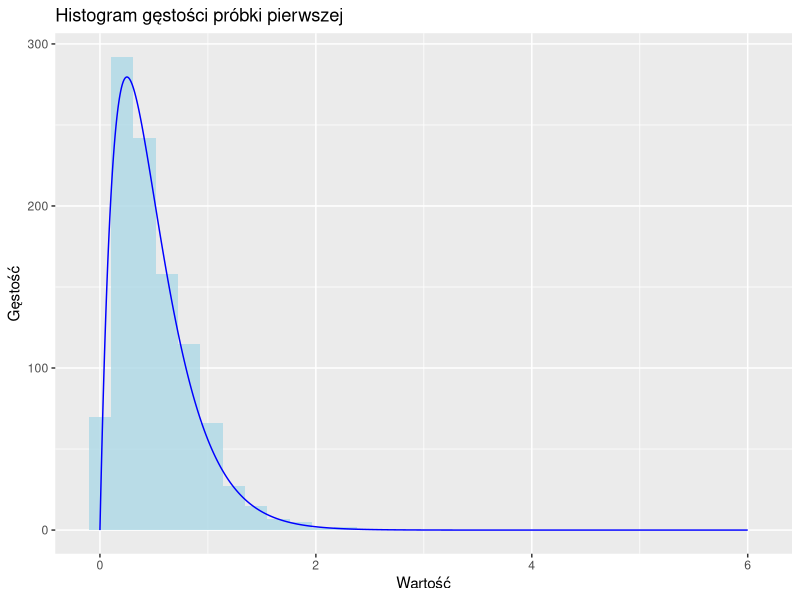
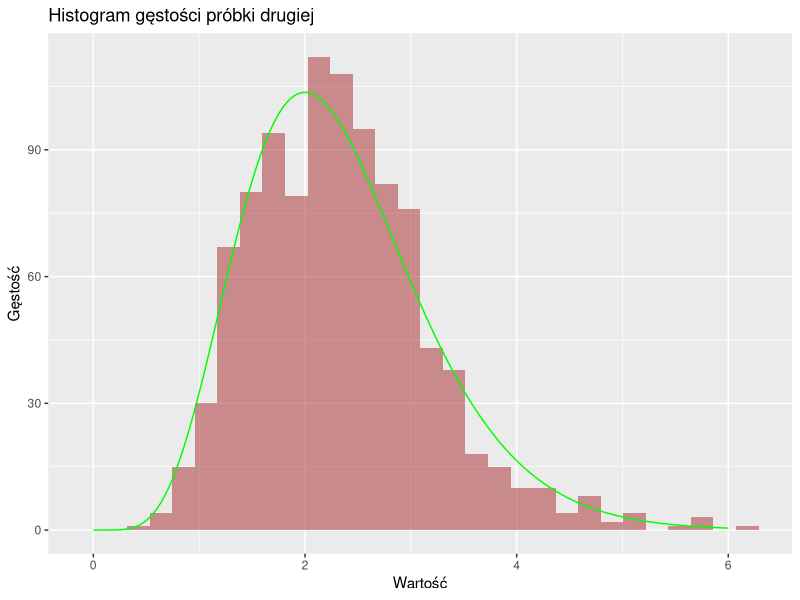
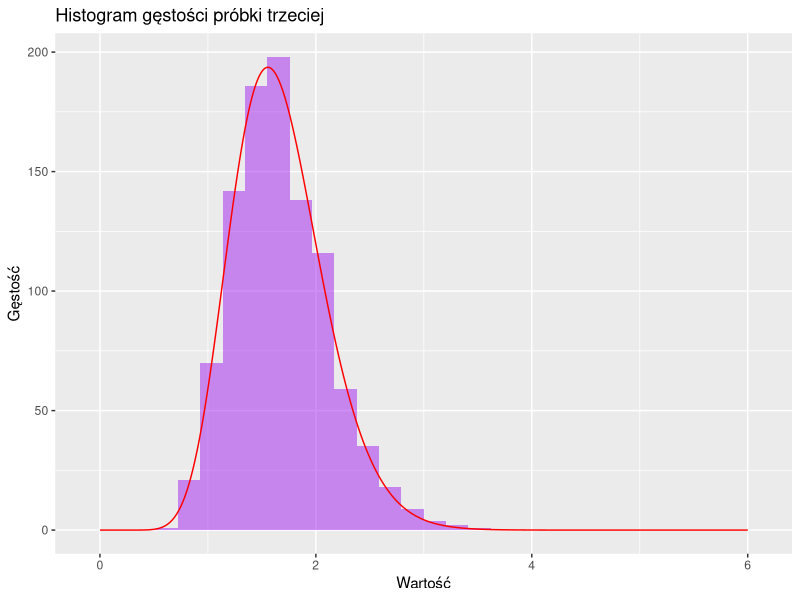
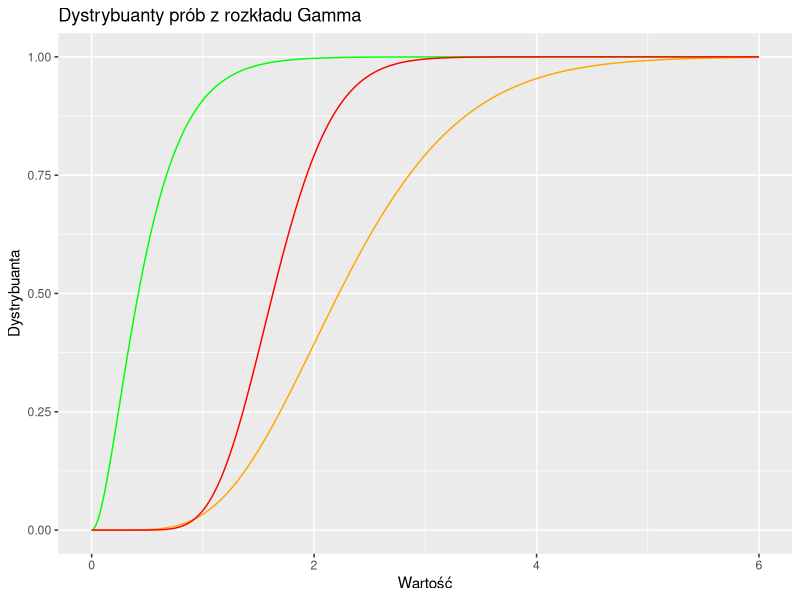
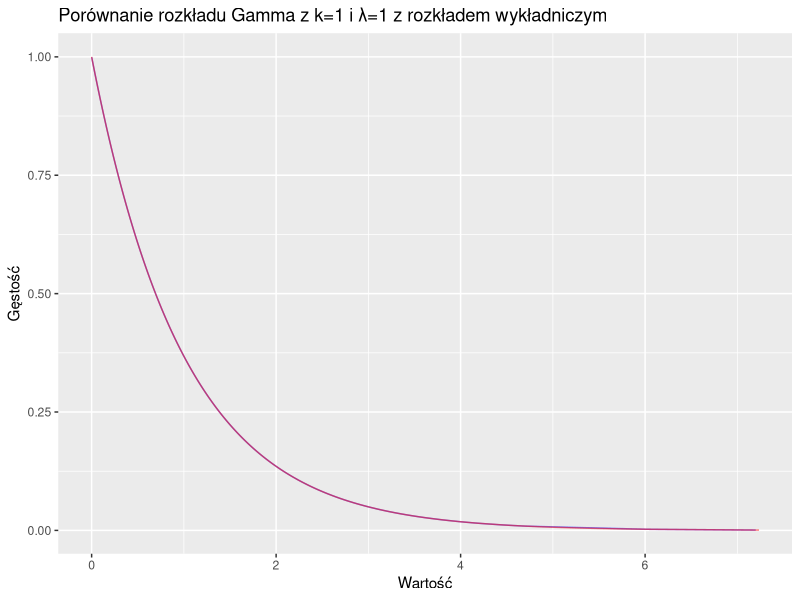
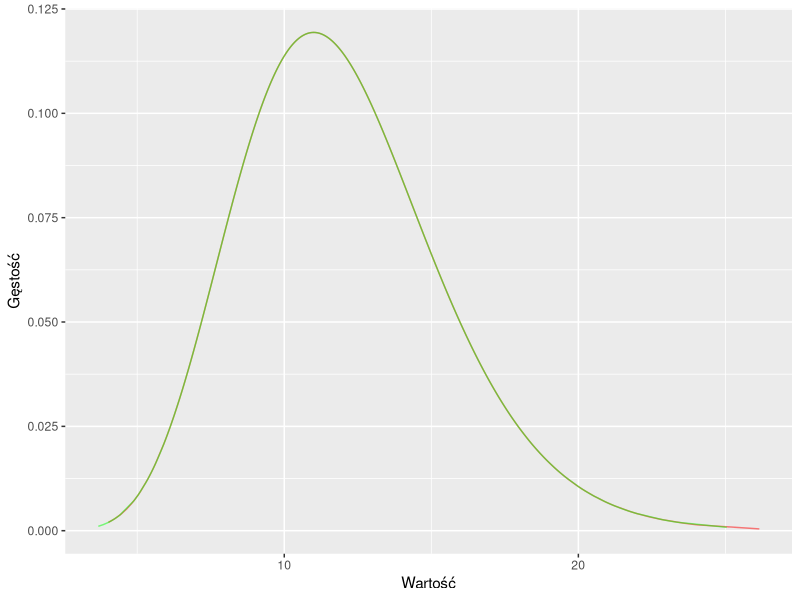
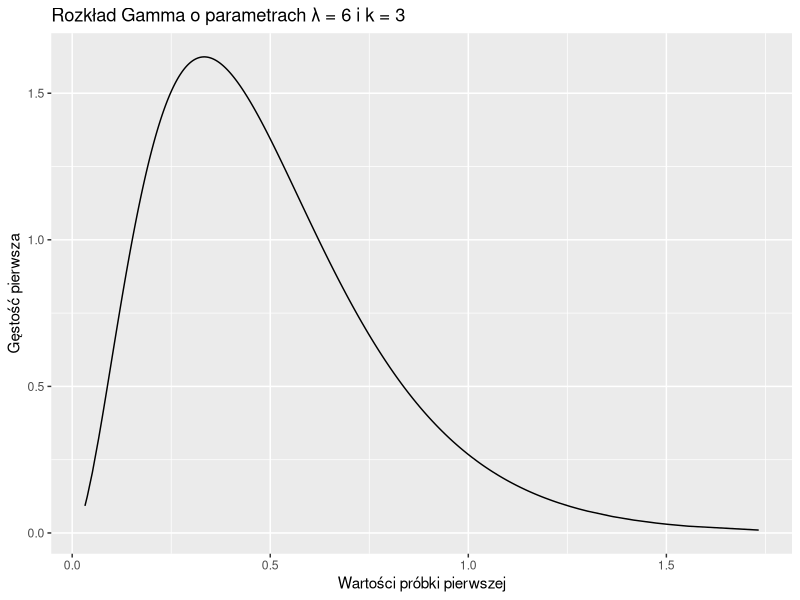
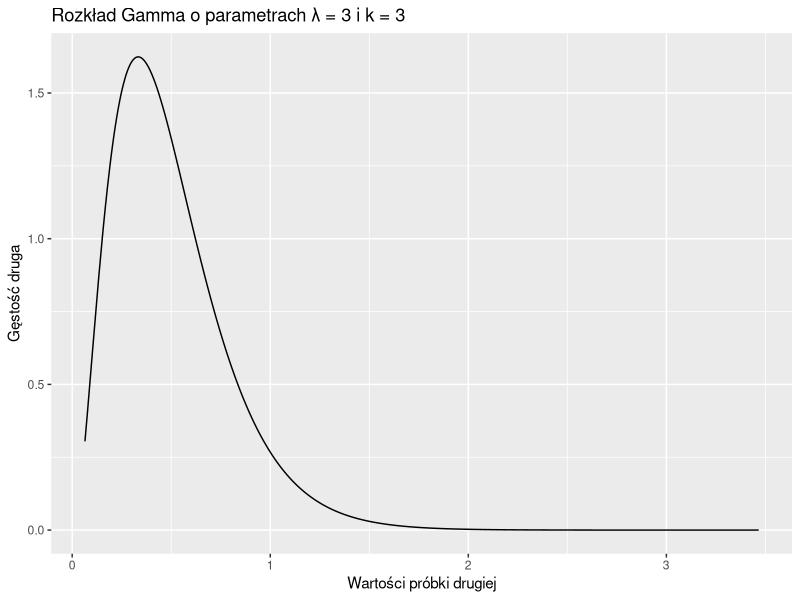

Generate these figures, in order, with R:
## ---- chunk 1
library(tidyverse)
## ---- chunk 2
k1 <- 2
lam1 <- 4
k2 <- 7
lam2 <- 3
k3 <- 15
lam3 <- 9

sample1 <- rgamma(1000, shape = k1, rate = lam1)
sample2 <- rgamma(1000, shape = k2, rate = lam2)
sample3 <- rgamma(1000, shape = k3, rate = lam3)
## ---- chunk 3
sample_mean1 <- mean(sample1)
sample_var1 <- var(sample1)
sample_mean2 <- mean(sample2)
sample_var2 <- var(sample2)
sample_mean3 <- mean(sample3)
sample_var3 <- var(sample3)
## ---- chunk 4
theor_mean1 <- k1/lam1
theor_var1 <- k1/(lam1^2)
theor_mean2 <- k2/lam2
theor_var2 <- k2/(lam2^2)
theor_mean3 <- k3/lam3
theor_var3 <- k3/(lam3^2)
## ---- chunk 5
x <- seq(0, 6, length = 1000)
den_sample1 <- dgamma(sample1, k1, lam1)
den_sample2 <- dgamma(sample2, k2, lam2)
den_sample3 <- dgamma(sample3, k3, lam3)
## ---- chunk 6
wykres1<- ggplot() + 
  geom_histogram(aes(x = sample1), bins = 30, fill = "lightblue", alpha = 0.8) +
  geom_line(aes(x = x, y = 190*dgamma(x,k1,lam1)), color = "blue") +
  labs(title='Histogram gęstości próbki pierwszej', x='Wartość', y='Gęstość')
wykres1
## ---- chunk 7
wykres2<- ggplot() + 
  geom_histogram(aes(x = sample2), bins = 30, fill = "brown", alpha = 0.5) +
  geom_line(aes(x = x, y = 215*dgamma(x,k2,lam2)), color = "green") +
  labs(title='Histogram gęstości próbki drugiej', x='Wartość', y='Gęstość')
wykres2
## ---- chunk 8
wykres3<- ggplot() + 
  geom_histogram(aes(x = sample3), bins = 30, fill = "purple", alpha = 0.5) +
  geom_line(aes(x = x, y = 203*dgamma(x,k3,lam3)), color = "red") +
  labs(title='Histogram gęstości próbki trzeciej', x='Wartość', y='Gęstość')
wykres3
## ---- chunk 9
dist1<-pgamma(x, k1, lam1)
dist2<-pgamma(x, k2, lam2)
dist3<-pgamma(x, k3, lam3)
## ---- chunk 10
dist_plot <- ggplot() + geom_line(aes(x = x, y = dist1), color = "green") + geom_line(aes(x = x, y = dist2), color = "orange") + geom_line(aes(x = x, y = dist3), color = "red") +
  labs(title='Dystrybuanty prób z rozkładu Gamma', x='Wartość', y='Dystrybuanta')
dist_plot
## ---- chunk 11
sample_gamma <- rgamma(1000, shape = 1, rate = 1)
sample_exp <- rexp(1000, rate = 1)
den_sample_gamma <- dgamma(sample_gamma, shape = 1, rate = 1)
den_sample_exp <-dexp(sample_exp, rate = 1)
## ---- chunk 12
gamma_exp_same_plot <- ggplot()+geom_line(aes(x = sample_gamma, y = den_sample_gamma), color = "blue", alpha = 0.5) +
  geom_line(aes(x = sample_exp, y = den_sample_exp), color = "red", alpha = 0.5) +
  labs(title='Porównanie rozkładu Gamma z k=1 i λ=1 z rozkładem wykładniczym', x='Wartość', y='Gęstość')
gamma_exp_same_plot
## ---- chunk 13
k = 12
lambd = 1
list_of_exp_samples <- vector("list", k) 
for (i in 1:k) {
  list_of_exp_samples[[i]] <- rexp(1000, rate = lambd) 
}
list_of_exp_samples_matrix <- matrix(unlist(list_of_exp_samples), nrow = 1000, ncol = k, byrow = FALSE)

sum_of_exp_samples_matrix <- rowSums(list_of_exp_samples_matrix)
## ---- chunk 14
gamma_sample_from_exp <- rgamma(1000, k, lambd)

sum_of_exp_density <- dgamma(sum_of_exp_samples_matrix, k, lambd)
gamma_sample_from_exp_density <- dgamma(gamma_sample_from_exp, k, lambd)

gamma_exp_plot <- ggplot() + 
  geom_line(aes(x=sum_of_exp_samples_matrix, y=sum_of_exp_density), color="red", alpha = 0.5) + 
  geom_line(aes(x=gamma_sample_from_exp, y=gamma_sample_from_exp_density), color="green", alpha = 0.5) +
  labs(tittle="Wykres gęstości rozkładu Gamma oraz gęstości sumy niezależnych zmiennych z rozkładu wykładniczego",x = "Wartość", y = "Gęstość")

gamma_exp_plot
## ---- chunk 15
lambda4 <- 6
k4 <- 3

x <- rgamma(1000, k4, lambda4)
c <- 2
y <- c*x
## ---- chunk 16
first_density <- dgamma(x, k4, lambda4)
second_density <- dgamma(y, k4, lambda4)

ggplot() + geom_line(aes(x=x, y=first_density)) +
  ggtitle(paste("Rozkład Gamma o parametrach λ =", lambda4, "i k =", k4)) +
  xlab("Wartości próbki pierwszej") +  ylab("Gęstość pierwsza")

ggplot() + geom_line(aes(x=y, y=second_density)) +
  ggtitle(paste("Rozkład Gamma o parametrach λ =", lambda4/c, "i k =", k4)) +
  xlab("Wartości próbki drugiej") + ylab("Gęstość druga")

## ---- chunk 17
lambda <- 2
k <- 100

x <- rgamma(10000, k, lambda)
gamma_density <- dgamma(x, k, lambda)
## ---- chunk 18
m <- k/lambda
sigma <- sqrt(k)/lambda

y <- rnorm(10000, m, sigma)
norm_density <- dnorm(y, m, sigma)

ggplot() +
  geom_line(aes(x=x, y=gamma_density)) +
  ggtitle(paste("Rozkład Gamma o parametrach λ =", lambda, "i k =", k)) +
  xlab("Wartość") + ylab("Gęstość")

ggplot() +
  geom_line(aes(x=y, y=norm_density)) +
  ggtitle(paste("Rozkład normalny o średniej m =", m, "i wariancji sigma^2 =", sigma^2)) +
  xlab("Wartość") + ylab("Gęstość")

